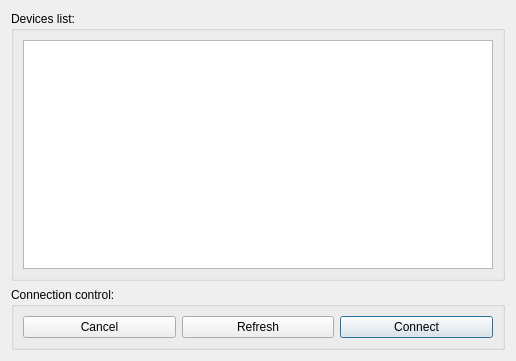
<?xml version="1.0" encoding="UTF-8"?>
<ui version="4.0">
 <class>BluetoothDevicePicker</class>
 <widget class="QDialog" name="BluetoothDevicePicker">
  <property name="geometry">
   <rect>
    <x>0</x>
    <y>0</y>
    <width>516</width>
    <height>361</height>
   </rect>
  </property>
  <property name="minimumSize">
   <size>
    <width>0</width>
    <height>0</height>
   </size>
  </property>
  <property name="font">
   <font>
    <weight>50</weight>
    <bold>false</bold>
   </font>
  </property>
  <property name="windowTitle">
   <string>Dialog</string>
  </property>
  <layout class="QGridLayout" name="gridLayout_3">
   <item row="0" column="0">
    <widget class="QGroupBox" name="groupBox">
     <property name="font">
      <font>
       <weight>50</weight>
       <bold>false</bold>
      </font>
     </property>
     <property name="title">
      <string>Devices list:</string>
     </property>
     <layout class="QGridLayout" name="gridLayout">
      <item row="1" column="0">
       <widget class="QListWidget" name="listDevice">
        <property name="font">
         <font>
          <weight>50</weight>
          <bold>false</bold>
         </font>
        </property>
       </widget>
      </item>
     </layout>
    </widget>
   </item>
   <item row="1" column="0">
    <widget class="QGroupBox" name="groupBox_2">
     <property name="font">
      <font>
       <weight>50</weight>
       <bold>false</bold>
      </font>
     </property>
     <property name="title">
      <string>Connection control:</string>
     </property>
     <layout class="QGridLayout" name="gridLayout_2">
      <item row="1" column="3">
       <widget class="QPushButton" name="buttonAccept">
        <property name="font">
         <font>
          <weight>50</weight>
          <bold>false</bold>
         </font>
        </property>
        <property name="text">
         <string>Connect</string>
        </property>
       </widget>
      </item>
      <item row="1" column="1">
       <widget class="QPushButton" name="buttonRefresh">
        <property name="font">
         <font>
          <weight>50</weight>
          <bold>false</bold>
         </font>
        </property>
        <property name="text">
         <string>Refresh</string>
        </property>
       </widget>
      </item>
      <item row="1" column="0">
       <widget class="QPushButton" name="buttonCancel">
        <property name="font">
         <font>
          <weight>50</weight>
          <bold>false</bold>
         </font>
        </property>
        <property name="text">
         <string>Cancel</string>
        </property>
       </widget>
      </item>
     </layout>
    </widget>
   </item>
  </layout>
 </widget>
 <resources/>
 <connections/>
</ui>
